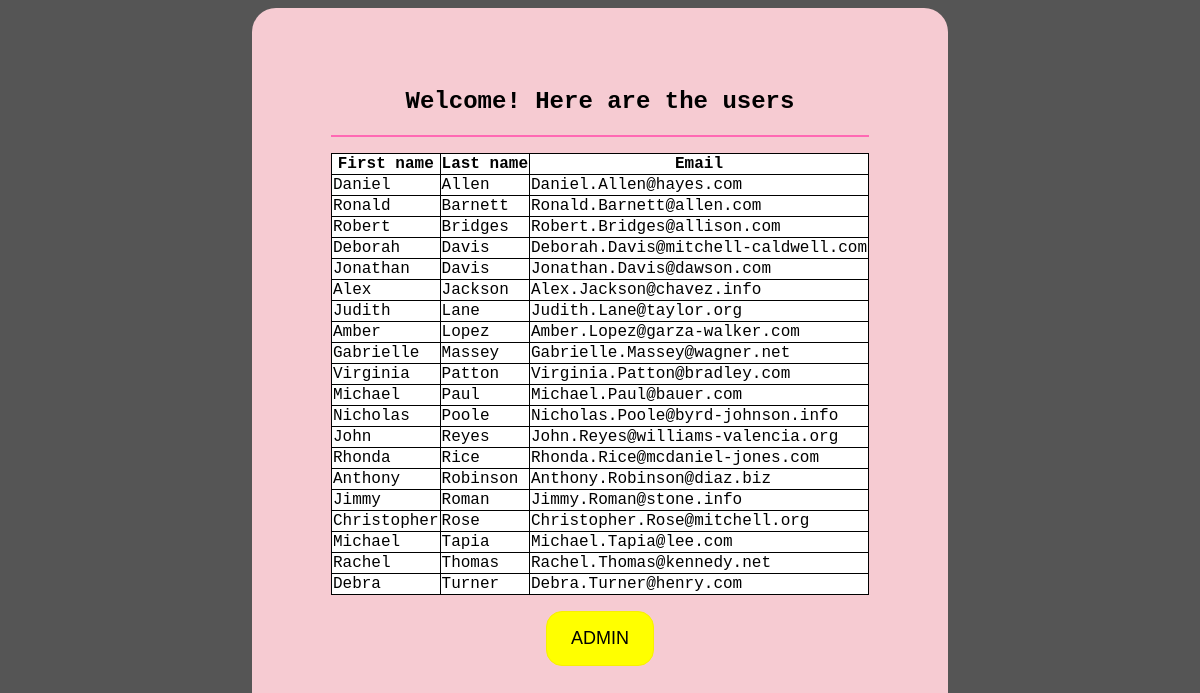
The page / on the database its author committed.
### third_app/models.py (models this page shows, shortened)
class User(models.Model):
    firstname = models.CharField(max_length=255)
    lastname = models.CharField(max_length=255)
    email = models.EmailField()

### third_app/views.py (the view)
# urls.py: path('', views.index, name='index'),
def index(request):
    userlist = User.objects.order_by('lastname')
    my_dict = {'users': userlist}
    return render(request, 'third_app/index.html', context=my_dict)

### templates/third_app/index.html (shortened to what this page needs)
{% extends 'base.html' %}
{% load static %}
{% block content %}
<h2>Welcome! Here are the users</h2>
<div class="text">
  {% if users %}
  <table>
    <thead>
      <th>First name</th>
      <th>Last name</th>
      <th>Email</th>
    </thead>
    {% for user in users %}
    <tr>
      <td>{{ user.firstname }}</td>
      <td>{{ user.lastname }}</td>
      <td>{{ user.email }}</td>
    </tr>
    {% endfor %}
  </table>
  {% else %}
  <p>No users found</p>
  {% endif %}
</div>
{%endblock%}

### templates/base.html (shortened to what this page needs)
{% load static %}
<!DOCTYPE html>
<html lang="en">
  <head>
    <link
      rel="stylesheet"
      href="{% static '/css/style.css' %}"
    />
  </head>
  <body>
    <div class="container">
      {% block content %} {% endblock %}
      <div class="buttons">
        <a href="/admin/">
          <button type="button">Admin</button></a
        >
      </div>
    </div>
  </body>
</html>

### static/css/style.css (style rules this page uses)
body { display: flex; align-items: center; justify-content: center; background-color: #555; font-family: "Courier New", Courier, monospace; }
div.container { width: clamp(600px, 50vw, 1200px); padding: 5vw 4vw 6vw; border-radius: 1.5rem; background-color: #f6cbd2; display: flex; flex-direction: column; align-items: center; justify-content: center; }
div.text { border-top: 2px solid hotpink; padding-top: 1rem; }
div.buttons { display: flex; }
button { padding: 1rem 1.5rem; margin: 1rem; border-radius: 1rem; font-size: large; text-transform: uppercase; background-color: yellow; border: 1px solid #f8f002; align-self: center; }
table { border-collapse: collapse; }
table, th, td { background-color: #fff; border: 1px solid black !important; }

### rows shown on the page
User: firstname "Daniel", lastname "Allen", email "Daniel.Allen@hayes.com"
User: firstname "Ronald", lastname "Barnett", email "Ronald.Barnett@allen.com"
User: firstname "Robert", lastname "Bridges", email "Robert.Bridges@allison.com"
User: firstname "Deborah", lastname "Davis", email "Deborah.Davis@mitchell-caldwell.com"
User: firstname "Jonathan", lastname "Davis", email "Jonathan.Davis@dawson.com"
User: firstname "Alex", lastname "Jackson", email "Alex.Jackson@chavez.info"
User: firstname "Judith", lastname "Lane", email "Judith.Lane@taylor.org"
User: firstname "Amber", lastname "Lopez", email "Amber.Lopez@garza-walker.com"
User: firstname "Gabrielle", lastname "Massey", email "Gabrielle.Massey@wagner.net"
User: firstname "Virginia", lastname "Patton", email "Virginia.Patton@bradley.com"
User: firstname "Michael", lastname "Paul", email "Michael.Paul@bauer.com"
User: firstname "Nicholas", lastname "Poole", email "Nicholas.Poole@byrd-johnson.info"
User: firstname "John", lastname "Reyes", email "John.Reyes@williams-valencia.org"
User: firstname "Rhonda", lastname "Rice", email "Rhonda.Rice@mcdaniel-jones.com"
User: firstname "Anthony", lastname "Robinson", email "Anthony.Robinson@diaz.biz"
User: firstname "Jimmy", lastname "Roman", email "Jimmy.Roman@stone.info"
User: firstname "Christopher", lastname "Rose", email "Christopher.Rose@mitchell.org"
User: firstname "Michael", lastname "Tapia", email "Michael.Tapia@lee.com"
User: firstname "Rachel", lastname "Thomas", email "Rachel.Thomas@kennedy.net"
User: firstname "Debra", lastname "Turner", email "Debra.Turner@henry.com"
